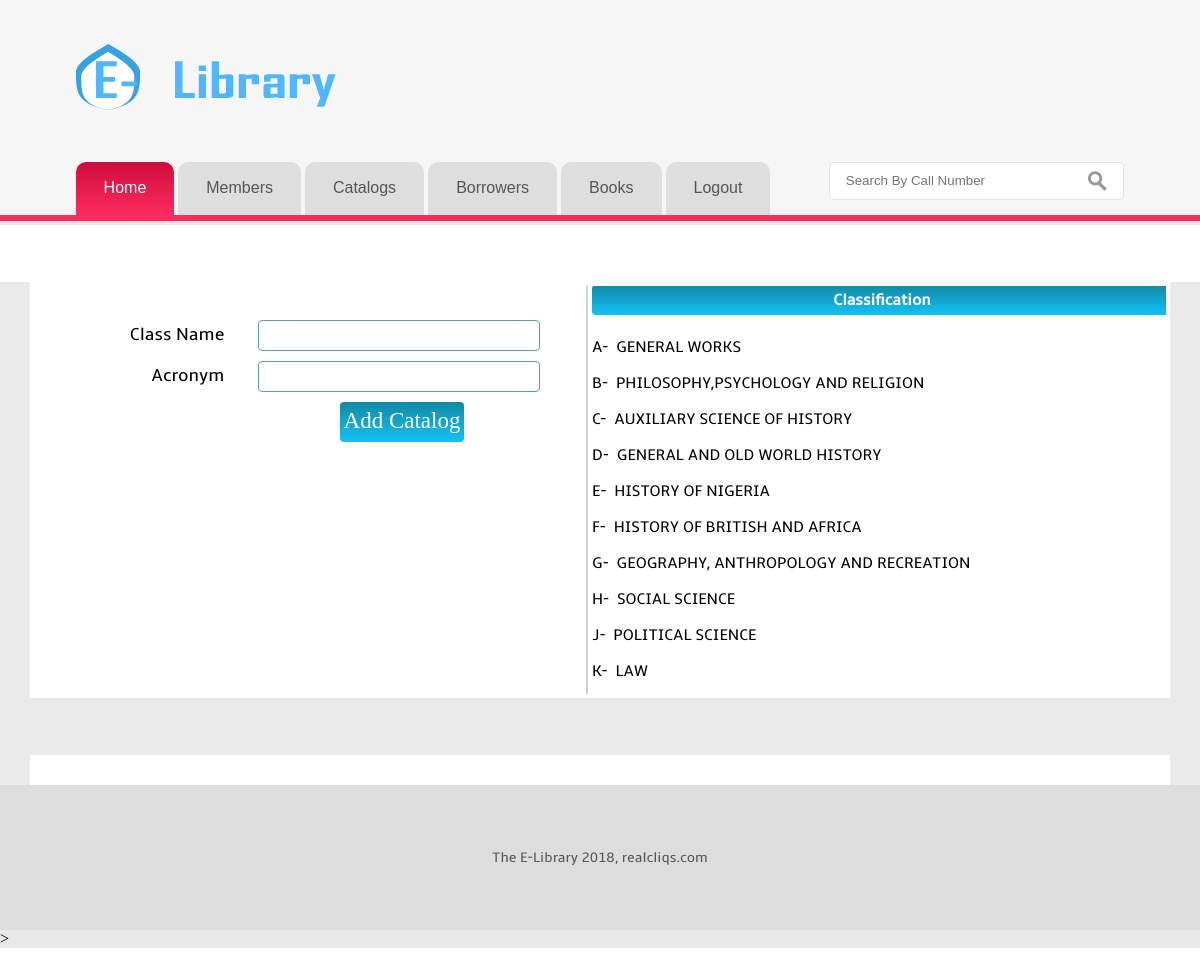
/admin/catalog.php (signed in), run on the app's committed database.
### tables this page shows
CREATE TABLE `libclass` (
  `id` int(11) NOT NULL,
  `class` text NOT NULL,
  `acry` varchar(2) NOT NULL
);

### class/users.php (the view, shortened to what this page needs)
<?php
$link=mysqli_connect('localhost','root','','library');
class records{
	public function libraryclass(){
		global $link;
		$sql=mysqli_query($link,"SELECT * FROM libclass ORDER BY acry");
		while(list($id,$class,$acr)=mysqli_fetch_row($sql)){
			$class=strtoupper($class);
			$acr=strtoupper($acr);
			echo "<p style='font-family:amble; cursor:pointer;'><a id='lib' data-group='$id'>$acr-&nbsp;&nbsp;$class</a></p>";
			}
		}
}
?>

### admin/catalog.php (shortened to what this page needs)
<?php
	include_once('../class/users.php');
	$record=new records();
?>
<!DOCTYPE HTML>
<html>
<head>
</head>
<body>
<div class="btm_border">
<div class="h_bg">
<div class="wrap">
	<div class="header">
		<div class="logo">
			<h1><a href="index.php"><img src=<?php echo L; ?> alt=""></a></h1>
		</div>
	</div>
	<div class='h_btm'>
		<div class='cssmenu'>
			<ul>
			     <li class='active'><a href='cpanel.php'><span>Home</span></a></li>
			    <li><a href='member.php'><span>Members</span></a></li>
                <li><a href='catalog.php'><span>Catalogs</span></a></li>
                <li><a href='borrower.php'><span>Borrowers</span></a></li>
			    <li><a href='books.php'><span>Books</span></a></li>
			    <li class='last'><a href='lgt.php'><span>Logout</span></a></li>
			 </ul>
	</div>
	<div class="search">
    	<form>
    		<input type="text" value="" name="searching" placeholder="Search By Call Number" disabled>
    		<input type="submit" value="" name="searchme" disabled>
    	</form>
	</div>
</div>
</div>
</div>
</div>
<div class="slider_bg">
<div class="wrap">
   <div id="form_cont">
       <div id="left">
  	     <div id="feedback" style="background:transparent; text-align:center; color:black; font-size:18px; padding:1px; margin:1% 32% 2px 32%; height:auto; width:100%; text-align:center; border-radius:3px;"></div>
       <main>
       		<form action="../process/catalog.php" method="post" style="margin:4% 1% auto 1%;">
                <div class="all"><label>Class Name</label><input type="text" name="classname" id="classname" required></div>
    	    	<div class="all"><label>Acronym</label><input type="text" name="acr" id="acr" maxlength="1" required></div>
			   	<div class="all"><label></label><button type="submit" id="addclass">Add Catalog</button></div>
            </form>
	   </main>
       </div>
       <div id="right">
       <h4>Classification</h4>
       <cc>
            <?php $record->libraryclass(); ?>
      </cc>
      </div>
  </div>
       <div id="form_cont">
             <div id="feedbackq" style="background:transparent; text-align:center; color:black; font-size:18px; padding:1px; margin:1% 32% 2px 32%; height:auto; width:350px; text-align:center; border-radius:3px;"></div>
        </div>
            </div>
</div>
<div class="main_bg">
<div class="ftr-bg">
	<div class="wrap">
		<div class="footer">
		<div class="copy">
			<p class="w3-link"><?php echo F; ?></p>
		</div>
	</div>
	</div>
</div>
</body>
</html>>

### css/forms.css (style rules this page uses)
form .all { width:520px; height:31px; clear:both; margin:4px 50px 4px 50px; }
.all label { clear:left; float:left; width:130px; text-align:right; font-family:amble; font-size:18px; margin-top:12px; padding-top:2px; height:21px; }
.all input { clear:right; float:right; width:276px; font-family:arial; font-size:14px; border:1px solid cadetblue; border-radius:4px; margin-top:-25px; margin-left:40px; margin-right:74px; padding:2px; color:brickred; height:25px; outline:0; }
.all input[type=submit],input[type=button],button[type=submit] { background:-webkit-linear-gradient(rgba(0, 128, 157, 0.93),rgba(0, 189, 246, 0.93)); background:-moz-linear-gradient(rgba(0, 128, 157, 0.93),rgba(0, 189, 246, 0.93)); background:-o-linear-gradient(rgba(0, 128, 157, 0.93),rgba(0, 189, 246, 0.93)); color:white; clear:right; float:right; height:40px; width:auto; font-family:Calibri; font-size:23px; border:0px solid cadetblue; border-radius:4px; margin-top:10px; margin-bottom:5px; margin-left:40px; margin-right:150px; padding-bottom: 3px; padding-left: 4px; padding-right: 4px; }

### css/interim.css (style rules this page uses)
#form_cont { margin:5% 0% 0% 0%; background:white; width:100%; height:auto; overflow-x:hidden; overflow-y:auto; overflow-style:marquee-line; max-height:500px; }
#form_cont form { margin:2% 20% 1% 20%; }
.wrap #form_cont #left { clear: left; float: left; height: auto; width: 39%; position: relative; padding: 4px; padding-left: 10px; }
.wrap #form_cont #right { clear: right; float: right; height: auto; width: 50%; position: relative; border-left: 2px solid lightgrey; margin: 4px; padding: 4px; max-height: 400px; overflow-style: marquee-line; overflow-y: auto; overflow-x: hidden; }
.wrap #form_cont #right h4 { font-family: amble; font-size: 16px; font-style: normal; line-height: normal; text-align: center; word-spacing: normal; white-space: nowrap; display: block; clear: none; float: none; height: auto; width: 100%; background:-webkit-linear-gradient(rgba(0, 128, 157, 0.93),rgba(0, 189, 246, 0.93)); background:-moz-linear-gradient(rgba(0, 128, 157, 0.93),rgba(0, 189, 246, 0.93)); background:-o-linear-gradient(rgba(0, 128, 157, 0.93),rgba(0, 189, 246, 0.93)); color:white; border-radius:4px; padding:5px; margin-top: -5px; position: relative; }

### data on the page
libclass: acry "A", class "GENERAL WORKS"
libclass: acry "B", class "PHILOSOPHY,PSYCHOLOGY AND RELIGION"
libclass: acry "C", class "AUXILIARY SCIENCE OF HISTORY"
libclass: acry "D", class "GENERAL AND OLD WORLD HISTORY"
libclass: acry "E", class "HISTORY OF NIGERIA"
libclass: acry "F", class "HISTORY OF BRITISH AND AFRICA"
libclass: acry "G", class "GEOGRAPHY, ANTHROPOLOGY AND RECREATION"
libclass: acry "H", class "SOCIAL SCIENCE"
libclass: acry "J", class "POLITICAL SCIENCE"
libclass: acry "K", class "LAW"

### other printed values
F "The E-Library 2018, realcliqs.com"
